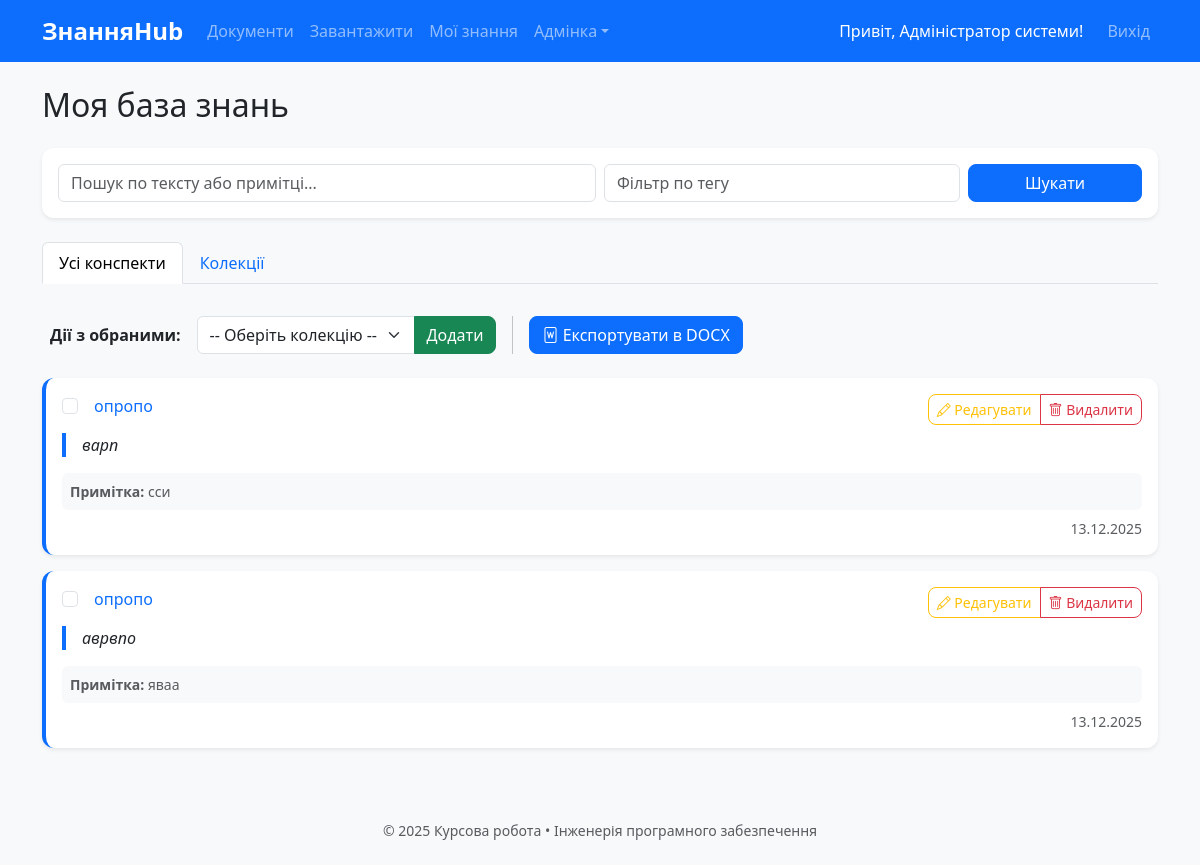
Before: /my/knowledge (signed in) with the older database file.
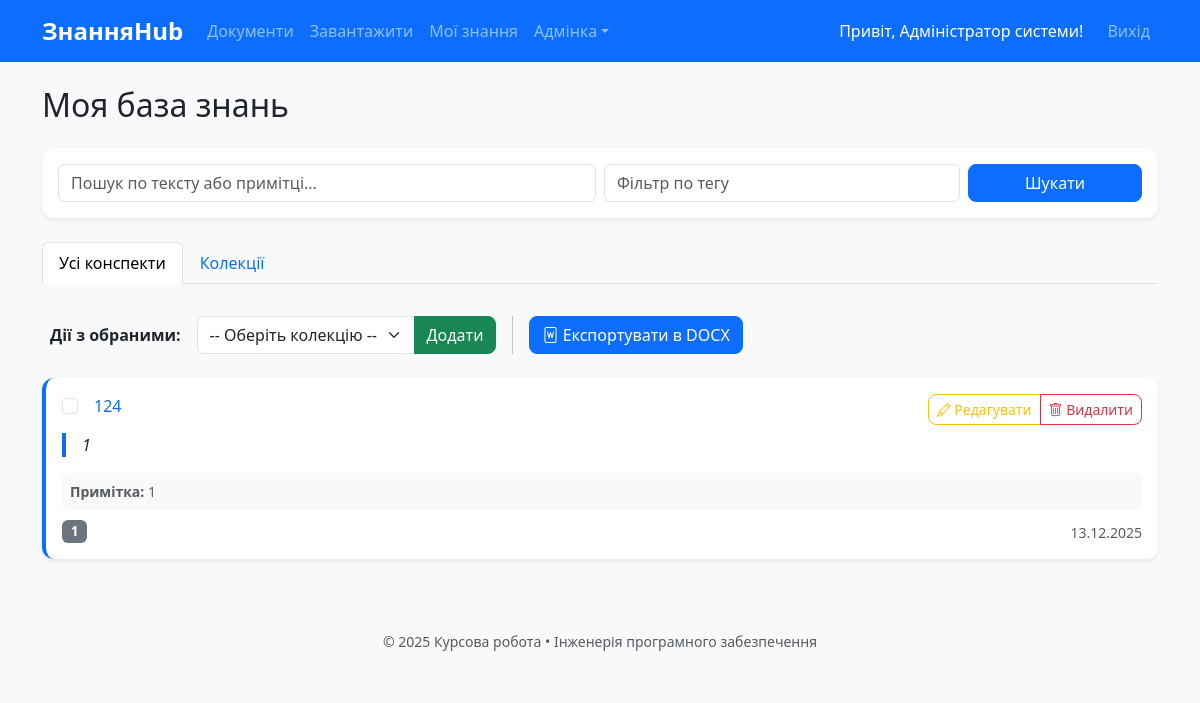
After: the same page with the newer database file.
### models.py (models this page shows, shortened)
class User(UserMixin, db.Model):
    id = db.Column(db.Integer, primary_key=True)
    email = db.Column(db.String(120), unique=True, nullable=False)
    name = db.Column(db.String(100), nullable=False)
    password_hash = db.Column(db.String(256), nullable=False)
    role = db.Column(db.String(20), default='user')
    is_active = db.Column(db.Boolean, default=True)
    created_at = db.Column(db.DateTime, default=datetime.utcnow)

class Knowledge(db.Model):
    id = db.Column(db.Integer, primary_key=True)
    document_id = db.Column(db.Integer, db.ForeignKey('document.id'))
    user_id = db.Column(db.Integer, db.ForeignKey('user.id'))
    text = db.Column(db.Text, nullable=False)
    note = db.Column(db.Text)
    tags = db.Column(db.Text)
    created_at = db.Column(db.DateTime, default=datetime.utcnow)
    document = db.relationship('Document', backref='knowledges')
    user = db.relationship('User', backref='knowledges')
    collection_items = db.relationship('CollectionItem', back_populates='knowledge', cascade="all, delete-orphan")

class Document(db.Model):
    id = db.Column(db.Integer, primary_key=True)
    title = db.Column(db.String(300), nullable=False)
    authors = db.Column(db.Text)
    year = db.Column(db.Integer)
    source = db.Column(db.Text)
    doc_type = db.Column(db.String(50))
    original_filename = db.Column(db.String(300), nullable=False)
    stored_filename = db.Column(db.String(200), nullable=False, unique=True)
    uploaded_at = db.Column(db.DateTime, default=datetime.utcnow)
    uploaded_by = db.Column(db.Integer, db.ForeignKey('user.id'))
    user = db.relationship('User', backref='documents')

### app.py (the view, shortened to what this page needs)
    @app.route('/my/knowledge', methods=['GET', 'POST'])
    @login_required
    def my_knowledge():
        q = request.args.get('q', '').strip()
        tag = request.args.get('tag', '').strip()
        query = Knowledge.query.filter_by(user_id=current_user.id)
        if q: query = query.filter( (Knowledge.text.ilike(f'%{q}%')) | (Knowledge.note.ilike(f'%{q}%')) )
        if tag: query = query.filter(Knowledge.tags.ilike(f'%{tag}%'))
        knowledges = query.order_by(Knowledge.created_at.desc()).all()
        collections = Collection.query.filter_by(user_id=current_user.id).all()
        return render_template('knowledge/list.html', knowledges=knowledges, collections=collections)

### templates/knowledge/list.html (shortened to what this page needs)
{% extends "base.html" %}
{% block content %}
<h2 class="mb-4">Моя база знань</h2>
<div class="card shadow-sm mb-4">
    <div class="card-body">
        <form method="GET" class="row g-2">
            <div class="col-md-6">
                <input type="text" name="q" class="form-control" placeholder="Пошук по тексту або примітці..." value="{{ request.args.get('q', '') }}">
            </div>
            <div class="col-md-4">
                <input type="text" name="tag" class="form-control" placeholder="Фільтр по тегу" value="{{ request.args.get('tag', '') }}">
            </div>
            <div class="col-md-2">
                <button type="submit" class="btn btn-primary w-100">Шукати</button>
            </div>
        </form>
    </div>
</div>
<ul class="nav nav-tabs mb-4" id="knowledgeTab" role="tablist">
    <li class="nav-item" role="presentation">
        <button class="nav-link active" id="all-tab" data-bs-toggle="tab" data-bs-target="#all" type="button" role="tab">Усі конспекти</button>
    </li>
    <li class="nav-item" role="presentation">
        <button class="nav-link" id="collections-tab" data-bs-toggle="tab" data-bs-target="#collections" type="button" role="tab">Колекції</button>
    </li>
</ul>
<div class="tab-content" id="knowledgeTabContent">
    <div class="tab-pane fade show active" id="all" role="tabpanel">
        <form method="POST" id="bulkForm">
            <div class="d-flex flex-wrap align-items-center mb-3 p-2 bg-light rounded gap-2">
                <span class="me-2 fw-bold">Дії з обраними:</span>
                <div class="input-group w-auto">
                    <select name="collection_id" class="form-select">
                        <option value="">-- Оберіть колекцію --</option>
                    </select>
                    <button type="submit" name="action" value="add_to_collection" class="btn btn-success">Додати</button>
                </div>
                <button type="submit" name="action" value="export_docx" class="btn btn-primary">
                    <i class="bi bi-file-word"></i> Експортувати в DOCX
                </button>
            </div>
            {% if knowledges %}
                <div class="row row-cols-1 g-3">
                    {% for k in knowledges %}
                    <div class="col">
                        <div class="card shadow-sm border-start border-primary border-4">
                            <div class="card-body">
                                <div class="d-flex justify-content-between flex-wrap gap-2">
                                    <div class="form-check">
                                        <input class="form-check-input knowledge-checkbox" type="checkbox" name="knowledge_ids" value="{{ k.id }}">
                                        <h6 class="card-title d-inline ms-2">
                                            <a href="{{ url_for('document_detail', doc_id=k.document.id) }}" class="text-decoration-none">{{ k.document.title }}</a>
                                        </h6>
                                    </div>
                                    <div class="btn-group">
                                        <button type="button" class="btn btn-sm btn-outline-warning" data-bs-toggle="modal" data-bs-target="#editKnowledgeModal{{ k.id }}">
                                            <i class="bi bi-pencil"></i> Редагувати
                                        </button>
                                        <button type="button" class="btn btn-sm btn-outline-danger" onclick="confirmDelete('{{ url_for('delete_knowledge', k_id=k.id) }}')">
                                            <i class="bi bi-trash"></i> Видалити
                                        </button>
                                    </div>
                                </div>
                                <blockquote class="blockquote fs-6 mt-2">{{ k.text }}</blockquote>
                                {% if k.note %}
                                    <p class="mb-1 text-muted small bg-light p-2 rounded"><strong>Примітка:</strong> {{ k.note }}</p>
                                {% endif %}
                                <div class="d-flex justify-content-between align-items-end mt-2">
                                    <div>
                                        {% if k.tags %}
                                            {% for t in k.tags.split(',') %}
                                                <span class="badge bg-secondary">{{ t.strip() }}</span>
                                            {% endfor %}
                                        {% endif %}
                                    </div>
                                    <small class="text-muted">{{ k.created_at.strftime('%d.%m.%Y') }}</small>
                                </div>
                            </div>
                        </div>
                    </div>
                    {% endfor %}
                </div>
            {% else %}
                <p class="text-muted text-center py-5">Список порожній.</p>
            {% endif %}
        </form>
    </div>
</div>
{% endblock %}

### templates/base.html (shortened to what this page needs)
<!DOCTYPE html>
<html lang="uk">
<head>
    <link href="https://cdn.jsdelivr.net/npm/bootstrap@5.3.3/dist/css/bootstrap.min.css" rel="stylesheet">
    <link href="{{ url_for('static', filename='css/style.css') }}" rel="stylesheet">
    <link rel="stylesheet" href="https://cdn.jsdelivr.net/npm/bootstrap-icons@1.10.0/font/bootstrap-icons.css">
</head>
<body>
    <nav class="navbar navbar-expand-lg navbar-dark bg-primary mb-4">
        <div class="container">
            <a class="navbar-brand fw-bold" href="{{ url_for('index') }}">ЗнанняHub</a>
            <div class="collapse navbar-collapse" id="navbar">
                <ul class="navbar-nav me-auto">
                    <li class="nav-item"><a class="nav-link" href="{{ url_for('document_list') }}">Документи</a></li>
                    <li class="nav-item"><a class="nav-link" href="{{ url_for('upload_document') }}">Завантажити</a></li>
                    <li class="nav-item"><a class="nav-link" href="{{ url_for('my_knowledge') }}">Мої знання</a></li>
                    {% if current_user.role == 'admin' %}
                    <li class="nav-item dropdown">
                        <a class="nav-link dropdown-toggle" href="#" role="button" data-bs-toggle="dropdown">Адмінка</a>
                    </li>
                    {% endif %}
                </ul>
                <ul class="navbar-nav">
                    {% if current_user.is_authenticated %}
                    <li class="nav-item d-flex align-items-center">
                        <span class="text-white me-3">Привіт, {{ current_user.name }}!</span>
                    </li>
                    <li class="nav-item"><a class="nav-link" href="{{ url_for('logout') }}">Вихід</a></li>
                    {% else %}
                    <li class="nav-item"><a class="nav-link" href="{{ url_for('login') }}">Вхід</a></li>
                    <li class="nav-item"><a class="nav-link" href="{{ url_for('register') }}">Реєстрація</a></li>
                    {% endif %}
                </ul>
            </div>
        </div>
    </nav>
    <div class="container">
        {% block content %}{% endblock %}
    </div>
    <footer class="bg-light mt-5 py-4 text-center text-muted small">
        © 2025 Курсова робота • Інженерія програмного забезпечення
    </footer>
</body>
</html>

### static/css/style.css (style rules this page uses)
:root { --primary: #0d6efd; --hover-shadow: 0 10px 20px rgba(0,0,0,0.1); }
body { background: #f8f9fa; font-family: 'Segoe UI', sans-serif; }
.card { border: none; border-radius: 12px; transition: all 0.3s ease; }
.btn { border-radius: 8px; }
.navbar-brand { font-weight: 700; font-size: 1.5rem; }
blockquote { border-left: 4px solid var(--primary); padding-left: 1rem; margin-left: 0; font-style: italic; }
.badge { font-size: 0.85em; }

Changed rows visible on the page:
removed Knowledge: document "опропо", text "варп", note "сси", created_at "13.12.2025"
removed Knowledge: document "опропо", text "аврвпо", note "яваа", created_at "13.12.2025"
added Knowledge: document "124", text "1", note "1", strip "1", created_at "13.12.2025"
